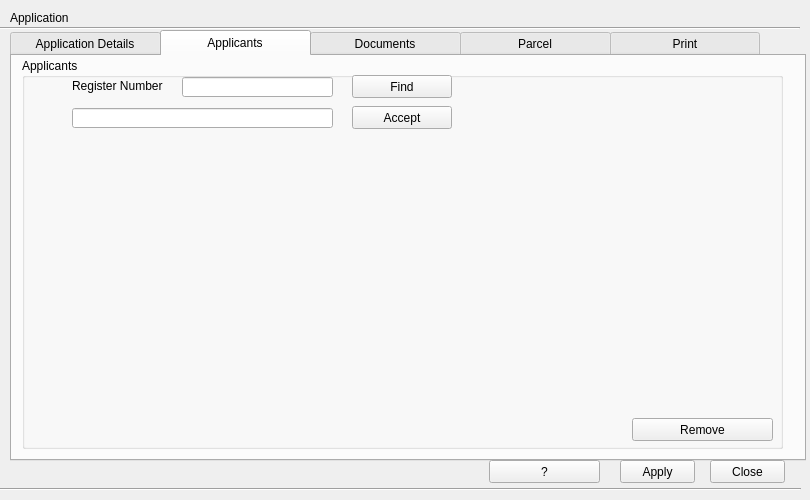
<?xml version="1.0" encoding="UTF-8"?>
<ui version="4.0">
 <class>ApplicationsSpaDialog</class>
 <widget class="QDialog" name="ApplicationsSpaDialog">
  <property name="geometry">
   <rect>
    <x>0</x>
    <y>0</y>
    <width>810</width>
    <height>500</height>
   </rect>
  </property>
  <property name="minimumSize">
   <size>
    <width>810</width>
    <height>500</height>
   </size>
  </property>
  <property name="maximumSize">
   <size>
    <width>810</width>
    <height>500</height>
   </size>
  </property>
  <property name="windowTitle">
   <string>Applications SPA Parcel Dialog</string>
  </property>
  <property name="windowIcon">
   <iconset resource="resources_pasture.qrc">
    <normaloff>:/plugins/lm2_pasture/crops.png</normaloff>:/plugins/lm2_pasture/crops.png</iconset>
  </property>
  <property name="styleSheet">
   <string notr="true"/>
  </property>
  <widget class="QTabWidget" name="application_tab_widget">
   <property name="geometry">
    <rect>
     <x>10</x>
     <y>30</y>
     <width>796</width>
     <height>431</height>
    </rect>
   </property>
   <property name="sizePolicy">
    <sizepolicy hsizetype="MinimumExpanding" vsizetype="MinimumExpanding">
     <horstretch>0</horstretch>
     <verstretch>0</verstretch>
    </sizepolicy>
   </property>
   <property name="minimumSize">
    <size>
     <width>200</width>
     <height>0</height>
    </size>
   </property>
   <property name="baseSize">
    <size>
     <width>200</width>
     <height>0</height>
    </size>
   </property>
   <property name="styleSheet">
    <string notr="true">QTabBar::tab { width: 150px; }</string>
   </property>
   <property name="currentIndex">
    <number>1</number>
   </property>
   <property name="usesScrollButtons">
    <bool>true</bool>
   </property>
   <widget class="QWidget" name="application_detail_tab">
    <attribute name="title">
     <string>Application Details</string>
    </attribute>
    <widget class="QGroupBox" name="registration_group_box">
     <property name="geometry">
      <rect>
       <x>3</x>
       <y>10</y>
       <width>351</width>
       <height>391</height>
      </rect>
     </property>
     <property name="title">
      <string>Registration</string>
     </property>
     <widget class="QDateTimeEdit" name="date_time_date">
      <property name="enabled">
       <bool>true</bool>
      </property>
      <property name="geometry">
       <rect>
        <x>10</x>
        <y>40</y>
        <width>171</width>
        <height>22</height>
       </rect>
      </property>
      <property name="buttonSymbols">
       <enum>QAbstractSpinBox::NoButtons</enum>
      </property>
      <property name="displayFormat">
       <string>yyyy-MM-dd, hh:mm</string>
      </property>
      <property name="calendarPopup">
       <bool>true</bool>
      </property>
     </widget>
     <widget class="QComboBox" name="application_type_cbox">
      <property name="enabled">
       <bool>true</bool>
      </property>
      <property name="geometry">
       <rect>
        <x>10</x>
        <y>87</y>
        <width>336</width>
        <height>22</height>
       </rect>
      </property>
     </widget>
     <widget class="QLineEdit" name="application_num_first_edit">
      <property name="enabled">
       <bool>false</bool>
      </property>
      <property name="geometry">
       <rect>
        <x>11</x>
        <y>133</y>
        <width>71</width>
        <height>20</height>
       </rect>
      </property>
     </widget>
     <widget class="QLineEdit" name="application_num_middle_edit">
      <property name="enabled">
       <bool>false</bool>
      </property>
      <property name="geometry">
       <rect>
        <x>137</x>
        <y>133</y>
        <width>71</width>
        <height>20</height>
       </rect>
      </property>
     </widget>
     <widget class="QLineEdit" name="application_num_last_edit">
      <property name="enabled">
       <bool>false</bool>
      </property>
      <property name="geometry">
       <rect>
        <x>221</x>
        <y>133</y>
        <width>81</width>
        <height>20</height>
       </rect>
      </property>
     </widget>
     <widget class="QLabel" name="label_2">
      <property name="geometry">
       <rect>
        <x>10</x>
        <y>25</y>
        <width>271</width>
        <height>16</height>
       </rect>
      </property>
      <property name="text">
       <string>Date,Time</string>
      </property>
     </widget>
     <widget class="QLabel" name="label_3">
      <property name="geometry">
       <rect>
        <x>11</x>
        <y>70</y>
        <width>291</width>
        <height>16</height>
       </rect>
      </property>
      <property name="text">
       <string>Application Type</string>
      </property>
     </widget>
     <widget class="QLabel" name="label_4">
      <property name="geometry">
       <rect>
        <x>11</x>
        <y>115</y>
        <width>281</width>
        <height>16</height>
       </rect>
      </property>
      <property name="text">
       <string>Application Number</string>
      </property>
     </widget>
     <widget class="QLabel" name="duration_request_label">
      <property name="geometry">
       <rect>
        <x>10</x>
        <y>250</y>
        <width>161</width>
        <height>16</height>
       </rect>
      </property>
      <property name="text">
       <string>Requested duration [year]</string>
      </property>
     </widget>
     <widget class="QLabel" name="duration_approved_label">
      <property name="geometry">
       <rect>
        <x>170</x>
        <y>250</y>
        <width>151</width>
        <height>16</height>
       </rect>
      </property>
      <property name="text">
       <string>Approved duration [year]</string>
      </property>
     </widget>
     <widget class="QLabel" name="label_7">
      <property name="geometry">
       <rect>
        <x>10</x>
        <y>294</y>
        <width>171</width>
        <height>16</height>
       </rect>
      </property>
      <property name="text">
       <string>Remarks</string>
      </property>
     </widget>
     <widget class="QComboBox" name="requested_land_use_type_cbox">
      <property name="geometry">
       <rect>
        <x>10</x>
        <y>175</y>
        <width>336</width>
        <height>22</height>
       </rect>
      </property>
     </widget>
     <widget class="QLabel" name="label_8">
      <property name="geometry">
       <rect>
        <x>10</x>
        <y>160</y>
        <width>271</width>
        <height>16</height>
       </rect>
      </property>
      <property name="text">
       <string>Requested Land Use Type</string>
      </property>
     </widget>
     <widget class="QSpinBox" name="approved_year_spin_box">
      <property name="enabled">
       <bool>false</bool>
      </property>
      <property name="geometry">
       <rect>
        <x>170</x>
        <y>268</y>
        <width>141</width>
        <height>24</height>
       </rect>
      </property>
      <property name="maximum">
       <number>2900</number>
      </property>
      <property name="value">
       <number>0</number>
      </property>
     </widget>
     <widget class="QSpinBox" name="requested_year_spin_box">
      <property name="geometry">
       <rect>
        <x>10</x>
        <y>268</y>
        <width>141</width>
        <height>24</height>
       </rect>
      </property>
      <property name="maximum">
       <number>500</number>
      </property>
      <property name="value">
       <number>15</number>
      </property>
     </widget>
     <widget class="QTextEdit" name="remarks_text_edit">
      <property name="geometry">
       <rect>
        <x>10</x>
        <y>311</y>
        <width>301</width>
        <height>71</height>
       </rect>
      </property>
     </widget>
     <widget class="QLineEdit" name="application_num_type_edit">
      <property name="enabled">
       <bool>false</bool>
      </property>
      <property name="geometry">
       <rect>
        <x>94</x>
        <y>133</y>
        <width>31</width>
        <height>20</height>
       </rect>
      </property>
     </widget>
     <widget class="QLabel" name="label_43">
      <property name="geometry">
       <rect>
        <x>84</x>
        <y>134</y>
        <width>16</width>
        <height>16</height>
       </rect>
      </property>
      <property name="text">
       <string>-</string>
      </property>
     </widget>
     <widget class="QLabel" name="label_44">
      <property name="geometry">
       <rect>
        <x>127</x>
        <y>135</y>
        <width>16</width>
        <height>16</height>
       </rect>
      </property>
      <property name="text">
       <string>-</string>
      </property>
     </widget>
     <widget class="QLabel" name="label_45">
      <property name="geometry">
       <rect>
        <x>212</x>
        <y>135</y>
        <width>16</width>
        <height>16</height>
       </rect>
      </property>
      <property name="text">
       <string>-</string>
      </property>
     </widget>
     <widget class="QComboBox" name="approved_land_use_type_cbox">
      <property name="enabled">
       <bool>false</bool>
      </property>
      <property name="geometry">
       <rect>
        <x>9</x>
        <y>219</y>
        <width>336</width>
        <height>22</height>
       </rect>
      </property>
     </widget>
     <widget class="QLabel" name="label_16">
      <property name="geometry">
       <rect>
        <x>9</x>
        <y>204</y>
        <width>271</width>
        <height>16</height>
       </rect>
      </property>
      <property name="text">
       <string>Approved Land Use Type</string>
      </property>
     </widget>
     <widget class="QLabel" name="label_33">
      <property name="enabled">
       <bool>true</bool>
      </property>
      <property name="geometry">
       <rect>
        <x>201</x>
        <y>23</y>
        <width>141</width>
        <height>16</height>
       </rect>
      </property>
      <property name="text">
       <string>Rigth Type</string>
      </property>
     </widget>
     <widget class="QComboBox" name="rigth_type_cbox">
      <property name="enabled">
       <bool>true</bool>
      </property>
      <property name="geometry">
       <rect>
        <x>200</x>
        <y>40</y>
        <width>146</width>
        <height>22</height>
       </rect>
      </property>
     </widget>
    </widget>
    <widget class="QGroupBox" name="application_status_group_box">
     <property name="geometry">
      <rect>
       <x>358</x>
       <y>10</y>
       <width>430</width>
       <height>391</height>
      </rect>
     </property>
     <property name="title">
      <string>Application Status</string>
     </property>
     <widget class="QLabel" name="label_9">
      <property name="geometry">
       <rect>
        <x>10</x>
        <y>25</y>
        <width>161</width>
        <height>16</height>
       </rect>
      </property>
      <property name="text">
       <string>Status</string>
      </property>
     </widget>
     <widget class="QLabel" name="label_10">
      <property name="geometry">
       <rect>
        <x>215</x>
        <y>75</y>
        <width>201</width>
        <height>16</height>
       </rect>
      </property>
      <property name="text">
       <string>Next Officer In Charge</string>
      </property>
     </widget>
     <widget class="QDateEdit" name="status_date_date">
      <property name="geometry">
       <rect>
        <x>10</x>
        <y>90</y>
        <width>171</width>
        <height>22</height>
       </rect>
      </property>
      <property name="displayFormat">
       <string>yyyy-MM-dd</string>
      </property>
      <property name="calendarPopup">
       <bool>true</bool>
      </property>
     </widget>
     <widget class="QLabel" name="label_11">
      <property name="geometry">
       <rect>
        <x>10</x>
        <y>75</y>
        <width>171</width>
        <height>16</height>
       </rect>
      </property>
      <property name="text">
       <string>Status Date</string>
      </property>
     </widget>
     <widget class="QPushButton" name="add_button">
      <property name="geometry">
       <rect>
        <x>30</x>
        <y>140</y>
        <width>93</width>
        <height>23</height>
       </rect>
      </property>
      <property name="text">
       <string>Add</string>
      </property>
     </widget>
     <widget class="QPushButton" name="update_button">
      <property name="geometry">
       <rect>
        <x>160</x>
        <y>140</y>
        <width>93</width>
        <height>23</height>
       </rect>
      </property>
      <property name="text">
       <string>Update</string>
      </property>
     </widget>
     <widget class="QPushButton" name="delete_button">
      <property name="geometry">
       <rect>
        <x>290</x>
        <y>140</y>
        <width>93</width>
        <height>23</height>
       </rect>
      </property>
      <property name="text">
       <string>Delete</string>
      </property>
     </widget>
     <widget class="QTableWidget" name="application_status_twidget">
      <property name="geometry">
       <rect>
        <x>5</x>
        <y>190</y>
        <width>420</width>
        <height>141</height>
       </rect>
      </property>
      <attribute name="horizontalHeaderDefaultSectionSize">
       <number>105</number>
      </attribute>
      <column>
       <property name="text">
        <string>Status</string>
       </property>
       <property name="textAlignment">
        <set>AlignLeft|AlignVCenter</set>
       </property>
      </column>
      <column>
       <property name="text">
        <string>Date</string>
       </property>
       <property name="textAlignment">
        <set>AlignLeft|AlignVCenter</set>
       </property>
      </column>
      <column>
       <property name="text">
        <string>Officer in Charge</string>
       </property>
       <property name="textAlignment">
        <set>AlignLeft|AlignVCenter</set>
       </property>
      </column>
      <column>
       <property name="text">
        <string>Next Officer in Charge</string>
       </property>
       <property name="textAlignment">
        <set>AlignLeft|AlignVCenter</set>
       </property>
      </column>
     </widget>
     <widget class="QComboBox" name="status_cbox">
      <property name="geometry">
       <rect>
        <x>10</x>
        <y>40</y>
        <width>376</width>
        <height>22</height>
       </rect>
      </property>
     </widget>
     <widget class="QComboBox" name="next_officer_in_charge_cbox">
      <property name="geometry">
       <rect>
        <x>215</x>
        <y>90</y>
        <width>171</width>
        <height>22</height>
       </rect>
      </property>
     </widget>
    </widget>
   </widget>
   <widget class="QWidget" name="applicants_tab">
    <attribute name="title">
     <string>Applicants</string>
    </attribute>
    <widget class="QGroupBox" name="applicants_group_box">
     <property name="geometry">
      <rect>
       <x>10</x>
       <y>2</y>
       <width>761</width>
       <height>391</height>
      </rect>
     </property>
     <property name="title">
      <string>Applicants</string>
     </property>
     <widget class="QPushButton" name="appliciants_remove_button">
      <property name="geometry">
       <rect>
        <x>610</x>
        <y>360</y>
        <width>141</width>
        <height>23</height>
       </rect>
      </property>
      <property name="text">
       <string>Remove</string>
      </property>
     </widget>
     <widget class="QLabel" name="label_5">
      <property name="geometry">
       <rect>
        <x>50</x>
        <y>20</y>
        <width>101</width>
        <height>16</height>
       </rect>
      </property>
      <property name="text">
       <string>Register Number</string>
      </property>
     </widget>
     <widget class="QLineEdit" name="search_person_edit">
      <property name="geometry">
       <rect>
        <x>160</x>
        <y>19</y>
        <width>151</width>
        <height>20</height>
       </rect>
      </property>
     </widget>
     <widget class="QPushButton" name="search_person_button">
      <property name="geometry">
       <rect>
        <x>330</x>
        <y>17</y>
        <width>100</width>
        <height>23</height>
       </rect>
      </property>
      <property name="text">
       <string>Find</string>
      </property>
     </widget>
     <widget class="QPushButton" name="accept_person_button">
      <property name="geometry">
       <rect>
        <x>330</x>
        <y>48</y>
        <width>100</width>
        <height>23</height>
       </rect>
      </property>
      <property name="text">
       <string>Accept</string>
      </property>
     </widget>
     <widget class="QLineEdit" name="accept_person_edit">
      <property name="geometry">
       <rect>
        <x>50</x>
        <y>50</y>
        <width>261</width>
        <height>20</height>
       </rect>
      </property>
     </widget>
    </widget>
   </widget>
   <widget class="QWidget" name="document_tab">
    <attribute name="title">
     <string>Documents</string>
    </attribute>
    <widget class="QGroupBox" name="documents_group_box">
     <property name="geometry">
      <rect>
       <x>10</x>
       <y>0</y>
       <width>751</width>
       <height>401</height>
      </rect>
     </property>
     <property name="title">
      <string>Documents</string>
     </property>
     <widget class="QComboBox" name="applicant_documents_cbox">
      <property name="geometry">
       <rect>
        <x>260</x>
        <y>19</y>
        <width>261</width>
        <height>22</height>
       </rect>
      </property>
     </widget>
     <widget class="QLabel" name="label_12">
      <property name="geometry">
       <rect>
        <x>10</x>
        <y>22</y>
        <width>251</width>
        <height>16</height>
       </rect>
      </property>
      <property name="text">
       <string>Select Applicants</string>
      </property>
     </widget>
     <widget class="QPushButton" name="load_doc_button">
      <property name="geometry">
       <rect>
        <x>560</x>
        <y>19</y>
        <width>141</width>
        <height>23</height>
       </rect>
      </property>
      <property name="text">
       <string>Load Document</string>
      </property>
     </widget>
    </widget>
   </widget>
   <widget class="QWidget" name="parcel_tab">
    <attribute name="title">
     <string>Parcel</string>
    </attribute>
    <widget class="QGroupBox" name="groupBox">
     <property name="geometry">
      <rect>
       <x>20</x>
       <y>10</y>
       <width>751</width>
       <height>72</height>
      </rect>
     </property>
     <property name="title">
      <string>Maintenance Case</string>
     </property>
     <widget class="QLabel" name="label_47">
      <property name="geometry">
       <rect>
        <x>40</x>
        <y>29</y>
        <width>250</width>
        <height>13</height>
       </rect>
      </property>
      <property name="text">
       <string>Maintenance Case</string>
      </property>
     </widget>
     <widget class="QLineEdit" name="maintenance_case_edit">
      <property name="enabled">
       <bool>false</bool>
      </property>
      <property name="geometry">
       <rect>
        <x>40</x>
        <y>44</y>
        <width>250</width>
        <height>20</height>
       </rect>
      </property>
     </widget>
    </widget>
    <widget class="QGroupBox" name="search_group_box">
     <property name="geometry">
      <rect>
       <x>20</x>
       <y>80</y>
       <width>751</width>
       <height>112</height>
      </rect>
     </property>
     <property name="title">
      <string>Search</string>
     </property>
     <widget class="QLineEdit" name="search_parcel_num_edit">
      <property name="geometry">
       <rect>
        <x>40</x>
        <y>40</y>
        <width>241</width>
        <height>22</height>
       </rect>
      </property>
     </widget>
     <widget class="QLineEdit" name="found_parcel_number_edit">
      <property name="enabled">
       <bool>false</bool>
      </property>
      <property name="geometry">
       <rect>
        <x>40</x>
        <y>81</y>
        <width>241</width>
        <height>22</height>
       </rect>
      </property>
     </widget>
     <widget class="QPushButton" name="search_parcel_number_button">
      <property name="geometry">
       <rect>
        <x>330</x>
        <y>36</y>
        <width>93</width>
        <height>23</height>
       </rect>
      </property>
      <property name="text">
       <string>Search</string>
      </property>
     </widget>
     <widget class="QPushButton" name="accept_parcel_number_button">
      <property name="geometry">
       <rect>
        <x>330</x>
        <y>80</y>
        <width>93</width>
        <height>23</height>
       </rect>
      </property>
      <property name="text">
       <string>Accept</string>
      </property>
     </widget>
     <widget class="QLabel" name="label_13">
      <property name="geometry">
       <rect>
        <x>40</x>
        <y>25</y>
        <width>241</width>
        <height>16</height>
       </rect>
      </property>
      <property name="text">
       <string>Enter Parcel Number</string>
      </property>
     </widget>
     <widget class="QLabel" name="label_14">
      <property name="geometry">
       <rect>
        <x>40</x>
        <y>65</y>
        <width>241</width>
        <height>16</height>
       </rect>
      </property>
      <property name="text">
       <string>Found:</string>
      </property>
     </widget>
    </widget>
    <widget class="QGroupBox" name="assigned_group_box">
     <property name="geometry">
      <rect>
       <x>20</x>
       <y>190</y>
       <width>751</width>
       <height>115</height>
      </rect>
     </property>
     <property name="title">
      <string>Assigned Parcel</string>
     </property>
     <widget class="QLineEdit" name="parcel_edit">
      <property name="enabled">
       <bool>false</bool>
      </property>
      <property name="geometry">
       <rect>
        <x>40</x>
        <y>50</y>
        <width>241</width>
        <height>22</height>
       </rect>
      </property>
     </widget>
     <widget class="QLineEdit" name="parcel_area_edit">
      <property name="enabled">
       <bool>false</bool>
      </property>
      <property name="geometry">
       <rect>
        <x>330</x>
        <y>50</y>
        <width>141</width>
        <height>22</height>
       </rect>
      </property>
     </widget>
     <widget class="QPushButton" name="unassign_button">
      <property name="geometry">
       <rect>
        <x>490</x>
        <y>50</y>
        <width>251</width>
        <height>23</height>
       </rect>
      </property>
      <property name="text">
       <string>Unassign</string>
      </property>
     </widget>
     <widget class="QLabel" name="label_15">
      <property name="geometry">
       <rect>
        <x>40</x>
        <y>35</y>
        <width>241</width>
        <height>16</height>
       </rect>
      </property>
      <property name="text">
       <string>Parcel</string>
      </property>
     </widget>
     <widget class="QLabel" name="label_17">
      <property name="geometry">
       <rect>
        <x>330</x>
        <y>35</y>
        <width>171</width>
        <height>16</height>
       </rect>
      </property>
      <property name="text">
       <string>Parcel Area</string>
      </property>
     </widget>
    </widget>
   </widget>
   <widget class="QWidget" name="tab_print">
    <attribute name="title">
     <string>Print</string>
    </attribute>
    <widget class="QGroupBox" name="groupBox_14">
     <property name="geometry">
      <rect>
       <x>10</x>
       <y>10</y>
       <width>751</width>
       <height>331</height>
      </rect>
     </property>
     <property name="title">
      <string>Registration Receipt</string>
     </property>
     <widget class="QPushButton" name="reg_receipt_print_button">
      <property name="geometry">
       <rect>
        <x>80</x>
        <y>80</y>
        <width>101</width>
        <height>23</height>
       </rect>
      </property>
      <property name="text">
       <string>Print</string>
      </property>
     </widget>
     <widget class="QPushButton" name="app_return_button">
      <property name="geometry">
       <rect>
        <x>80</x>
        <y>115</y>
        <width>176</width>
        <height>23</height>
       </rect>
      </property>
      <property name="text">
       <string>Response by governor</string>
      </property>
     </widget>
    </widget>
   </widget>
  </widget>
  <widget class="Line" name="line">
   <property name="geometry">
    <rect>
     <x>0</x>
     <y>20</y>
     <width>800</width>
     <height>16</height>
    </rect>
   </property>
   <property name="orientation">
    <enum>Qt::Horizontal</enum>
   </property>
  </widget>
  <widget class="Line" name="line_2">
   <property name="geometry">
    <rect>
     <x>0</x>
     <y>481</y>
     <width>801</width>
     <height>16</height>
    </rect>
   </property>
   <property name="orientation">
    <enum>Qt::Horizontal</enum>
   </property>
  </widget>
  <widget class="QLabel" name="label">
   <property name="geometry">
    <rect>
     <x>10</x>
     <y>10</y>
     <width>236</width>
     <height>16</height>
    </rect>
   </property>
   <property name="text">
    <string>Application</string>
   </property>
  </widget>
  <widget class="QPushButton" name="help_button">
   <property name="geometry">
    <rect>
     <x>489</x>
     <y>460</y>
     <width>111</width>
     <height>23</height>
    </rect>
   </property>
   <property name="text">
    <string>?</string>
   </property>
  </widget>
  <widget class="QPushButton" name="apply_button">
   <property name="geometry">
    <rect>
     <x>620</x>
     <y>460</y>
     <width>75</width>
     <height>23</height>
    </rect>
   </property>
   <property name="text">
    <string>Apply</string>
   </property>
  </widget>
  <widget class="QPushButton" name="close_button">
   <property name="geometry">
    <rect>
     <x>710</x>
     <y>460</y>
     <width>75</width>
     <height>23</height>
    </rect>
   </property>
   <property name="text">
    <string>Close</string>
   </property>
  </widget>
  <widget class="QLabel" name="error_label">
   <property name="geometry">
    <rect>
     <x>10</x>
     <y>463</y>
     <width>461</width>
     <height>20</height>
    </rect>
   </property>
   <property name="text">
    <string/>
   </property>
  </widget>
  <widget class="QLabel" name="status_label">
   <property name="geometry">
    <rect>
     <x>10</x>
     <y>466</y>
     <width>361</width>
     <height>16</height>
    </rect>
   </property>
   <property name="text">
    <string/>
   </property>
  </widget>
 </widget>
 <tabstops>
  <tabstop>application_tab_widget</tabstop>
  <tabstop>date_time_date</tabstop>
  <tabstop>application_type_cbox</tabstop>
  <tabstop>application_num_first_edit</tabstop>
  <tabstop>application_num_middle_edit</tabstop>
  <tabstop>application_num_last_edit</tabstop>
  <tabstop>requested_land_use_type_cbox</tabstop>
  <tabstop>status_cbox</tabstop>
  <tabstop>status_date_date</tabstop>
  <tabstop>next_officer_in_charge_cbox</tabstop>
  <tabstop>add_button</tabstop>
  <tabstop>update_button</tabstop>
  <tabstop>delete_button</tabstop>
  <tabstop>application_status_twidget</tabstop>
  <tabstop>help_button</tabstop>
  <tabstop>apply_button</tabstop>
  <tabstop>close_button</tabstop>
  <tabstop>appliciants_remove_button</tabstop>
  <tabstop>applicant_documents_cbox</tabstop>
  <tabstop>reg_receipt_print_button</tabstop>
 </tabstops>
 <resources>
  <include location="resources.qrc"/>
  <include location="resources_pasture.qrc"/>
 </resources>
 <connections/>
</ui>
